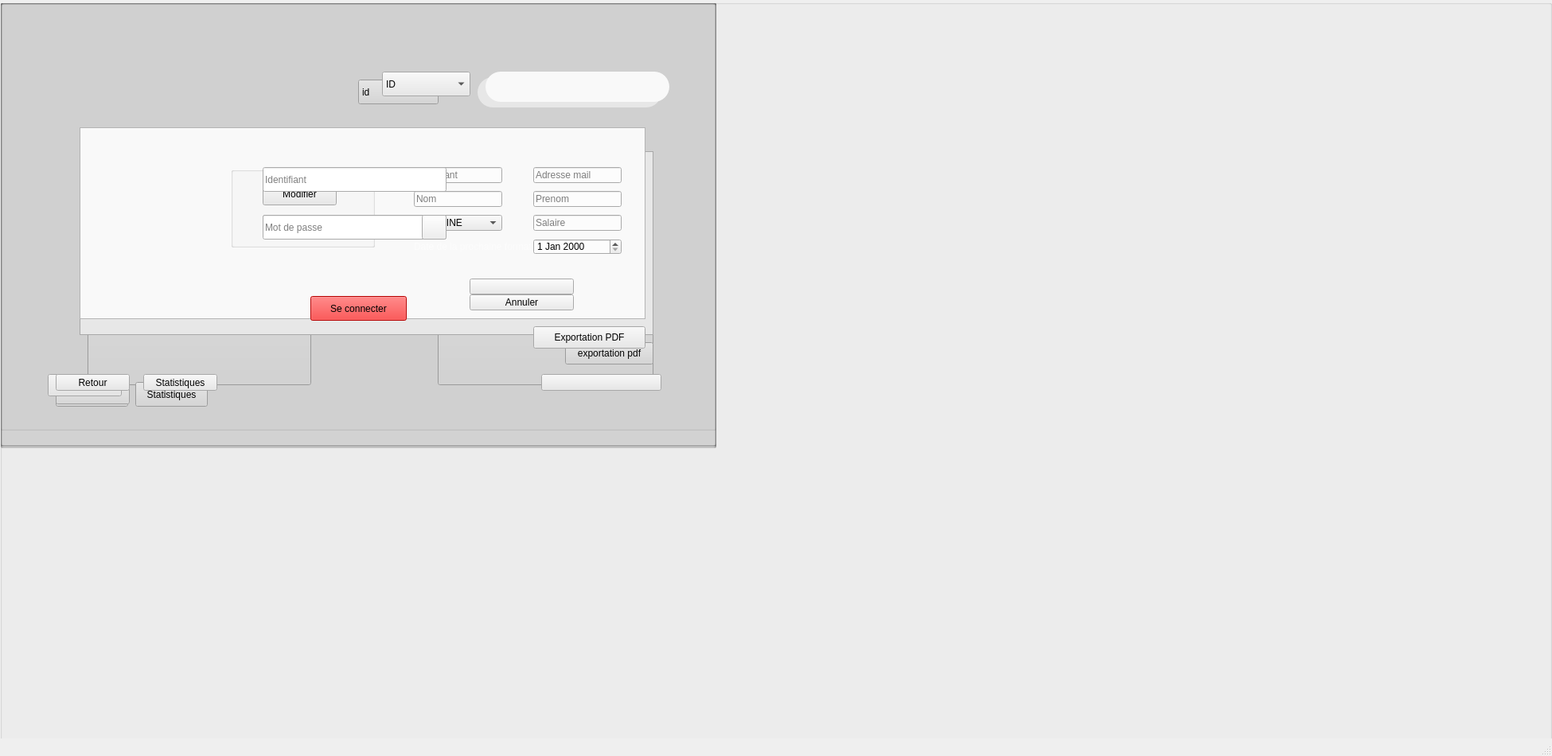
<?xml version="1.0" encoding="UTF-8"?>
<ui version="4.0">
 <class>MainWindow</class>
 <widget class="QMainWindow" name="MainWindow">
  <property name="geometry">
   <rect>
    <x>0</x>
    <y>0</y>
    <width>1950</width>
    <height>950</height>
   </rect>
  </property>
  <property name="windowTitle">
   <string>MainWindow</string>
  </property>
  <widget class="QWidget" name="centralwidget">
   <widget class="QGroupBox" name="login">
    <property name="geometry">
     <rect>
      <x>0</x>
      <y>0</y>
      <width>1950</width>
      <height>950</height>
     </rect>
    </property>
    <property name="title">
     <string/>
    </property>
    <widget class="QLineEdit" name="id_login">
     <property name="geometry">
      <rect>
       <x>330</x>
       <y>210</y>
       <width>231</width>
       <height>31</height>
      </rect>
     </property>
     <property name="styleSheet">
      <string notr="true"/>
     </property>
     <property name="inputMask">
      <string/>
     </property>
     <property name="text">
      <string/>
     </property>
     <property name="placeholderText">
      <string>Identifiant</string>
     </property>
    </widget>
    <widget class="QLineEdit" name="mdp_login">
     <property name="geometry">
      <rect>
       <x>330</x>
       <y>270</y>
       <width>231</width>
       <height>31</height>
      </rect>
     </property>
     <property name="placeholderText">
      <string>Mot de passe</string>
     </property>
    </widget>
    <widget class="QPushButton" name="connecter">
     <property name="geometry">
      <rect>
       <x>390</x>
       <y>372</y>
       <width>121</width>
       <height>31</height>
      </rect>
     </property>
     <property name="styleSheet">
      <string notr="true">background-color: rgb(255, 0, 0);</string>
     </property>
     <property name="text">
      <string>Se connecter</string>
     </property>
    </widget>
    <widget class="QLabel" name="backghround">
     <property name="geometry">
      <rect>
       <x>0</x>
       <y>0</y>
       <width>900</width>
       <height>563</height>
      </rect>
     </property>
     <property name="styleSheet">
      <string notr="true">background-image: url(:/new/prefix1/image/login.png);</string>
     </property>
     <property name="text">
      <string/>
     </property>
    </widget>
    <widget class="QPushButton" name="pushButton_6">
     <property name="geometry">
      <rect>
       <x>530</x>
       <y>270</y>
       <width>31</width>
       <height>31</height>
      </rect>
     </property>
     <property name="text">
      <string/>
     </property>
     <property name="icon">
      <iconset resource="image.qrc">
       <normaloff>:/new/prefix1/image/eye-password-hide-icon-512x512-iv45hct9.png</normaloff>:/new/prefix1/image/eye-password-hide-icon-512x512-iv45hct9.png</iconset>
     </property>
    </widget>
    <zorder>backghround</zorder>
    <zorder>id_login</zorder>
    <zorder>mdp_login</zorder>
    <zorder>connecter</zorder>
    <zorder>pushButton_6</zorder>
   </widget>
   <widget class="QGroupBox" name="choix">
    <property name="geometry">
     <rect>
      <x>0</x>
      <y>0</y>
      <width>900</width>
      <height>563</height>
     </rect>
    </property>
    <property name="styleSheet">
     <string notr="true"/>
    </property>
    <property name="title">
     <string/>
    </property>
    <widget class="QPushButton" name="employes_choix">
     <property name="geometry">
      <rect>
       <x>110</x>
       <y>200</y>
       <width>281</width>
       <height>284</height>
      </rect>
     </property>
     <property name="text">
      <string/>
     </property>
     <property name="icon">
      <iconset resource="image.qrc">
       <normaloff>:/new/prefix1/image/employee.png</normaloff>:/new/prefix1/image/employee.png</iconset>
     </property>
     <property name="iconSize">
      <size>
       <width>281</width>
       <height>284</height>
      </size>
     </property>
    </widget>
    <widget class="QPushButton" name="formateurs_choix">
     <property name="geometry">
      <rect>
       <x>550</x>
       <y>200</y>
       <width>271</width>
       <height>284</height>
      </rect>
     </property>
     <property name="text">
      <string/>
     </property>
     <property name="icon">
      <iconset resource="image.qrc">
       <normaloff>:/new/prefix1/image/formateur.png</normaloff>:/new/prefix1/image/formateur.png</iconset>
     </property>
     <property name="iconSize">
      <size>
       <width>281</width>
       <height>284</height>
      </size>
     </property>
    </widget>
    <widget class="QLabel" name="label_4">
     <property name="geometry">
      <rect>
       <x>0</x>
       <y>0</y>
       <width>1950</width>
       <height>950</height>
      </rect>
     </property>
     <property name="styleSheet">
      <string notr="true">background-image: url(:/new/prefix1/image/choix.png);</string>
     </property>
     <property name="text">
      <string/>
     </property>
    </widget>
    <zorder>label_4</zorder>
    <zorder>employes_choix</zorder>
    <zorder>formateurs_choix</zorder>
   </widget>
   <widget class="QGroupBox" name="employes">
    <property name="geometry">
     <rect>
      <x>0</x>
      <y>0</y>
      <width>900</width>
      <height>561</height>
     </rect>
    </property>
    <property name="title">
     <string/>
    </property>
    <widget class="QTableView" name="tableView">
     <property name="geometry">
      <rect>
       <x>100</x>
       <y>190</y>
       <width>721</width>
       <height>231</height>
      </rect>
     </property>
    </widget>
    <widget class="QLineEdit" name="recherche">
     <property name="geometry">
      <rect>
       <x>600</x>
       <y>97</y>
       <width>231</width>
       <height>38</height>
      </rect>
     </property>
     <property name="styleSheet">
      <string notr="true">background-image: url(:/new/prefix1/image/research.png);
border-radius:19px;</string>
     </property>
     <property name="text">
      <string/>
     </property>
    </widget>
    <widget class="QPushButton" name="pushButton_4">
     <property name="geometry">
      <rect>
       <x>610</x>
       <y>480</y>
       <width>231</width>
       <height>31</height>
      </rect>
     </property>
     <property name="styleSheet">
      <string notr="true">border-radius:30px;</string>
     </property>
     <property name="text">
      <string/>
     </property>
     <property name="icon">
      <iconset resource="image.qrc">
       <normaloff>:/new/prefix1/image/addemployee.png</normaloff>:/new/prefix1/image/addemployee.png</iconset>
     </property>
     <property name="iconSize">
      <size>
       <width>231</width>
       <height>31</height>
      </size>
     </property>
    </widget>
    <widget class="QLabel" name="label_2">
     <property name="geometry">
      <rect>
       <x>0</x>
       <y>0</y>
       <width>900</width>
       <height>563</height>
      </rect>
     </property>
     <property name="styleSheet">
      <string notr="true">background-image: url(:/new/prefix1/image/employe.png);</string>
     </property>
     <property name="text">
      <string/>
     </property>
    </widget>
    <widget class="QGroupBox" name="groupBox">
     <property name="geometry">
      <rect>
       <x>360</x>
       <y>250</y>
       <width>141</width>
       <height>101</height>
      </rect>
     </property>
     <property name="title">
      <string/>
     </property>
     <widget class="QLabel" name="label_6">
      <property name="geometry">
       <rect>
        <x>0</x>
        <y>0</y>
        <width>151</width>
        <height>101</height>
       </rect>
      </property>
      <property name="styleSheet">
       <string notr="true">background-image: url(:/new/prefix1/image/background.png);</string>
      </property>
      <property name="text">
       <string/>
      </property>
     </widget>
     <widget class="QPushButton" name="modifier_2">
      <property name="geometry">
       <rect>
        <x>30</x>
        <y>20</y>
        <width>75</width>
        <height>23</height>
       </rect>
      </property>
      <property name="text">
       <string>Modifier</string>
      </property>
     </widget>
     <widget class="QPushButton" name="supprimer_2">
      <property name="geometry">
       <rect>
        <x>30</x>
        <y>50</y>
        <width>75</width>
        <height>23</height>
       </rect>
      </property>
      <property name="text">
       <string>Supprimer</string>
      </property>
     </widget>
    </widget>
    <widget class="QComboBox" name="critere">
     <property name="geometry">
      <rect>
       <x>450</x>
       <y>100</y>
       <width>101</width>
       <height>31</height>
      </rect>
     </property>
     <item>
      <property name="text">
       <string>id</string>
      </property>
     </item>
     <item>
      <property name="text">
       <string>nom</string>
      </property>
     </item>
     <item>
      <property name="text">
       <string>prenom</string>
      </property>
     </item>
    </widget>
    <widget class="QPushButton" name="annuler_2">
     <property name="geometry">
      <rect>
       <x>70</x>
       <y>480</y>
       <width>91</width>
       <height>31</height>
      </rect>
     </property>
     <property name="text">
      <string>Retour</string>
     </property>
    </widget>
    <widget class="QPushButton" name="statistique_empl">
     <property name="geometry">
      <rect>
       <x>170</x>
       <y>480</y>
       <width>91</width>
       <height>31</height>
      </rect>
     </property>
     <property name="text">
      <string>Statistiques</string>
     </property>
    </widget>
    <widget class="QPushButton" name="pdf_empl">
     <property name="geometry">
      <rect>
       <x>710</x>
       <y>430</y>
       <width>111</width>
       <height>28</height>
      </rect>
     </property>
     <property name="text">
      <string>exportation pdf</string>
     </property>
    </widget>
    <zorder>label_2</zorder>
    <zorder>tableView</zorder>
    <zorder>recherche</zorder>
    <zorder>pushButton_4</zorder>
    <zorder>critere</zorder>
    <zorder>annuler_2</zorder>
    <zorder>statistique_empl</zorder>
    <zorder>groupBox</zorder>
    <zorder>pdf_empl</zorder>
   </widget>
   <widget class="QGroupBox" name="ajouteremploye">
    <property name="geometry">
     <rect>
      <x>0</x>
      <y>0</y>
      <width>900</width>
      <height>563</height>
     </rect>
    </property>
    <property name="title">
     <string/>
    </property>
    <widget class="QLineEdit" name="nom">
     <property name="geometry">
      <rect>
       <x>480</x>
       <y>250</y>
       <width>131</width>
       <height>21</height>
      </rect>
     </property>
     <property name="inputMask">
      <string/>
     </property>
     <property name="text">
      <string/>
     </property>
     <property name="placeholderText">
      <string>Nom</string>
     </property>
    </widget>
    <widget class="QLineEdit" name="prenom">
     <property name="geometry">
      <rect>
       <x>650</x>
       <y>250</y>
       <width>131</width>
       <height>21</height>
      </rect>
     </property>
     <property name="inputMask">
      <string/>
     </property>
     <property name="text">
      <string/>
     </property>
     <property name="placeholderText">
      <string>Prenom</string>
     </property>
    </widget>
    <widget class="QLineEdit" name="salaire">
     <property name="geometry">
      <rect>
       <x>650</x>
       <y>280</y>
       <width>131</width>
       <height>21</height>
      </rect>
     </property>
     <property name="inputMask">
      <string/>
     </property>
     <property name="text">
      <string/>
     </property>
     <property name="placeholderText">
      <string>Salaire</string>
     </property>
    </widget>
    <widget class="QLineEdit" name="identifiant">
     <property name="geometry">
      <rect>
       <x>480</x>
       <y>220</y>
       <width>131</width>
       <height>21</height>
      </rect>
     </property>
     <property name="inputMask">
      <string/>
     </property>
     <property name="text">
      <string/>
     </property>
     <property name="placeholderText">
      <string>Identifiant</string>
     </property>
    </widget>
    <widget class="QLineEdit" name="motdepasse">
     <property name="geometry">
      <rect>
       <x>650</x>
       <y>220</y>
       <width>131</width>
       <height>21</height>
      </rect>
     </property>
     <property name="inputMask">
      <string/>
     </property>
     <property name="text">
      <string/>
     </property>
     <property name="placeholderText">
      <string>Mot de Passe</string>
     </property>
    </widget>
    <widget class="QPushButton" name="addemployee">
     <property name="geometry">
      <rect>
       <x>550</x>
       <y>340</y>
       <width>161</width>
       <height>21</height>
      </rect>
     </property>
     <property name="styleSheet">
      <string notr="true">border-radius:19px;</string>
     </property>
     <property name="text">
      <string/>
     </property>
     <property name="icon">
      <iconset resource="image.qrc">
       <normaloff>:/new/prefix1/image/addemployee.png</normaloff>:/new/prefix1/image/addemployee.png</iconset>
     </property>
     <property name="iconSize">
      <size>
       <width>191</width>
       <height>21</height>
      </size>
     </property>
    </widget>
    <widget class="QLabel" name="label">
     <property name="geometry">
      <rect>
       <x>0</x>
       <y>0</y>
       <width>900</width>
       <height>563</height>
      </rect>
     </property>
     <property name="styleSheet">
      <string notr="true">background-image: url(:/new/prefix1/image/ajoutemploye.png);</string>
     </property>
     <property name="text">
      <string/>
     </property>
    </widget>
    <widget class="QComboBox" name="comboBox">
     <property name="geometry">
      <rect>
       <x>480</x>
       <y>280</y>
       <width>131</width>
       <height>21</height>
      </rect>
     </property>
     <item>
      <property name="text">
       <string/>
      </property>
     </item>
     <item>
      <property name="text">
       <string>agent</string>
      </property>
     </item>
     <item>
      <property name="text">
       <string>admin</string>
      </property>
     </item>
     <item>
      <property name="text">
       <string>RH</string>
      </property>
     </item>
    </widget>
    <widget class="QPushButton" name="annuler_3">
     <property name="geometry">
      <rect>
       <x>550</x>
       <y>370</y>
       <width>161</width>
       <height>21</height>
      </rect>
     </property>
     <property name="text">
      <string>Annuler</string>
     </property>
    </widget>
    <zorder>label</zorder>
    <zorder>nom</zorder>
    <zorder>prenom</zorder>
    <zorder>salaire</zorder>
    <zorder>identifiant</zorder>
    <zorder>motdepasse</zorder>
    <zorder>addemployee</zorder>
    <zorder>comboBox</zorder>
    <zorder>annuler_3</zorder>
   </widget>
   <widget class="QGroupBox" name="modifieremploye">
    <property name="geometry">
     <rect>
      <x>2000</x>
      <y>0</y>
      <width>900</width>
      <height>563</height>
     </rect>
    </property>
    <property name="title">
     <string/>
    </property>
    <widget class="QLabel" name="label_3">
     <property name="geometry">
      <rect>
       <x>0</x>
       <y>0</y>
       <width>900</width>
       <height>563</height>
      </rect>
     </property>
     <property name="styleSheet">
      <string notr="true">background-image: url(:/new/prefix1/image/updateemploye.png);</string>
     </property>
     <property name="text">
      <string/>
     </property>
    </widget>
    <widget class="QLineEdit" name="prenom_2">
     <property name="geometry">
      <rect>
       <x>630</x>
       <y>260</y>
       <width>131</width>
       <height>21</height>
      </rect>
     </property>
     <property name="inputMask">
      <string/>
     </property>
     <property name="text">
      <string/>
     </property>
     <property name="placeholderText">
      <string>Prenom</string>
     </property>
    </widget>
    <widget class="QLineEdit" name="nom_2">
     <property name="geometry">
      <rect>
       <x>460</x>
       <y>260</y>
       <width>131</width>
       <height>21</height>
      </rect>
     </property>
     <property name="inputMask">
      <string/>
     </property>
     <property name="text">
      <string/>
     </property>
     <property name="placeholderText">
      <string>Nom</string>
     </property>
    </widget>
    <widget class="QLineEdit" name="identifiant_2">
     <property name="geometry">
      <rect>
       <x>460</x>
       <y>230</y>
       <width>131</width>
       <height>21</height>
      </rect>
     </property>
     <property name="inputMask">
      <string/>
     </property>
     <property name="text">
      <string/>
     </property>
     <property name="readOnly">
      <bool>true</bool>
     </property>
     <property name="placeholderText">
      <string>Identifiant</string>
     </property>
    </widget>
    <widget class="QLineEdit" name="salaire_2">
     <property name="geometry">
      <rect>
       <x>630</x>
       <y>290</y>
       <width>131</width>
       <height>21</height>
      </rect>
     </property>
     <property name="inputMask">
      <string/>
     </property>
     <property name="text">
      <string/>
     </property>
     <property name="placeholderText">
      <string>Salaire</string>
     </property>
    </widget>
    <widget class="QLineEdit" name="motdepasse_2">
     <property name="geometry">
      <rect>
       <x>630</x>
       <y>230</y>
       <width>131</width>
       <height>21</height>
      </rect>
     </property>
     <property name="inputMask">
      <string/>
     </property>
     <property name="text">
      <string/>
     </property>
     <property name="placeholderText">
      <string>Mot de Passe</string>
     </property>
    </widget>
    <widget class="QPushButton" name="modifier">
     <property name="geometry">
      <rect>
       <x>560</x>
       <y>340</y>
       <width>101</width>
       <height>23</height>
      </rect>
     </property>
     <property name="text">
      <string>Modifier</string>
     </property>
    </widget>
    <widget class="QComboBox" name="role2">
     <property name="geometry">
      <rect>
       <x>460</x>
       <y>290</y>
       <width>131</width>
       <height>22</height>
      </rect>
     </property>
     <item>
      <property name="text">
       <string/>
      </property>
     </item>
     <item>
      <property name="text">
       <string>agent</string>
      </property>
     </item>
     <item>
      <property name="text">
       <string>admin</string>
      </property>
     </item>
     <item>
      <property name="text">
       <string>RH</string>
      </property>
     </item>
    </widget>
    <widget class="QPushButton" name="annuler">
     <property name="geometry">
      <rect>
       <x>560</x>
       <y>370</y>
       <width>101</width>
       <height>23</height>
      </rect>
     </property>
     <property name="text">
      <string>Annuler</string>
     </property>
    </widget>
   </widget>
   <widget class="QGroupBox" name="supprimer">
    <property name="geometry">
     <rect>
      <x>0</x>
      <y>0</y>
      <width>900</width>
      <height>563</height>
     </rect>
    </property>
    <property name="title">
     <string/>
    </property>
    <widget class="QLabel" name="label_5">
     <property name="geometry">
      <rect>
       <x>0</x>
       <y>0</y>
       <width>900</width>
       <height>563</height>
      </rect>
     </property>
     <property name="styleSheet">
      <string notr="true">background-image: url(:/new/prefix1/image/deleteemploye .png);</string>
     </property>
     <property name="text">
      <string/>
     </property>
    </widget>
    <widget class="QPushButton" name="yes">
     <property name="geometry">
      <rect>
       <x>270</x>
       <y>280</y>
       <width>111</width>
       <height>51</height>
      </rect>
     </property>
     <property name="styleSheet">
      <string notr="true">font: 75 14pt &quot;MS Shell Dlg 2&quot;;</string>
     </property>
     <property name="text">
      <string>YES</string>
     </property>
    </widget>
    <widget class="QPushButton" name="no">
     <property name="geometry">
      <rect>
       <x>510</x>
       <y>280</y>
       <width>111</width>
       <height>51</height>
      </rect>
     </property>
     <property name="styleSheet">
      <string notr="true">font: 75 14pt &quot;MS Shell Dlg 2&quot;;
</string>
     </property>
     <property name="text">
      <string>NO</string>
     </property>
    </widget>
   </widget>
   <widget class="QGroupBox" name="statEmpl">
    <property name="geometry">
     <rect>
      <x>0</x>
      <y>0</y>
      <width>900</width>
      <height>561</height>
     </rect>
    </property>
    <property name="title">
     <string/>
    </property>
    <widget class="QLabel" name="label_7">
     <property name="geometry">
      <rect>
       <x>0</x>
       <y>0</y>
       <width>900</width>
       <height>561</height>
      </rect>
     </property>
     <property name="styleSheet">
      <string notr="true">background-image: url(:/new/prefix1/image/employe.png);</string>
     </property>
     <property name="text">
      <string/>
     </property>
    </widget>
    <widget class="QLabel" name="label_8">
     <property name="geometry">
      <rect>
       <x>240</x>
       <y>170</y>
       <width>381</width>
       <height>271</height>
      </rect>
     </property>
     <property name="text">
      <string/>
     </property>
    </widget>
    <widget class="QPushButton" name="retour_2">
     <property name="geometry">
      <rect>
       <x>70</x>
       <y>480</y>
       <width>93</width>
       <height>28</height>
      </rect>
     </property>
     <property name="text">
      <string>Retour</string>
     </property>
    </widget>
   </widget>
   <widget class="QGroupBox" name="formateurs">
    <property name="geometry">
     <rect>
      <x>0</x>
      <y>0</y>
      <width>900</width>
      <height>561</height>
     </rect>
    </property>
    <property name="title">
     <string/>
    </property>
    <widget class="QTableView" name="tableView_2">
     <property name="geometry">
      <rect>
       <x>100</x>
       <y>160</y>
       <width>711</width>
       <height>241</height>
      </rect>
     </property>
    </widget>
    <widget class="QLineEdit" name="recherche_2">
     <property name="geometry">
      <rect>
       <x>610</x>
       <y>90</y>
       <width>231</width>
       <height>38</height>
      </rect>
     </property>
     <property name="styleSheet">
      <string notr="true">background-image: url(:/new/prefix1/image/research.png);
border-radius:19px;</string>
     </property>
    </widget>
    <widget class="QPushButton" name="ajouterformateur">
     <property name="geometry">
      <rect>
       <x>680</x>
       <y>470</y>
       <width>151</width>
       <height>21</height>
      </rect>
     </property>
     <property name="text">
      <string/>
     </property>
     <property name="icon">
      <iconset resource="image.qrc">
       <normaloff>:/new/prefix1/image/5.png</normaloff>:/new/prefix1/image/5.png</iconset>
     </property>
     <property name="iconSize">
      <size>
       <width>150</width>
       <height>30</height>
      </size>
     </property>
    </widget>
    <widget class="QPushButton" name="statform">
     <property name="geometry">
      <rect>
       <x>180</x>
       <y>470</y>
       <width>93</width>
       <height>21</height>
      </rect>
     </property>
     <property name="text">
      <string>Statistiques</string>
     </property>
    </widget>
    <widget class="QPushButton" name="retour">
     <property name="geometry">
      <rect>
       <x>70</x>
       <y>470</y>
       <width>93</width>
       <height>21</height>
      </rect>
     </property>
     <property name="text">
      <string>Retour</string>
     </property>
    </widget>
    <widget class="QPushButton" name="esportationpdf">
     <property name="geometry">
      <rect>
       <x>670</x>
       <y>410</y>
       <width>141</width>
       <height>28</height>
      </rect>
     </property>
     <property name="text">
      <string>Exportation PDF</string>
     </property>
    </widget>
    <widget class="QGroupBox" name="groupBox_3">
     <property name="geometry">
      <rect>
       <x>290</x>
       <y>210</y>
       <width>181</width>
       <height>101</height>
      </rect>
     </property>
     <property name="title">
      <string/>
     </property>
     <widget class="QPushButton" name="modfier">
      <property name="geometry">
       <rect>
        <x>40</x>
        <y>20</y>
        <width>93</width>
        <height>28</height>
       </rect>
      </property>
      <property name="text">
       <string>Modifier</string>
      </property>
     </widget>
     <widget class="QPushButton" name="supprimer_3">
      <property name="geometry">
       <rect>
        <x>40</x>
        <y>60</y>
        <width>93</width>
        <height>28</height>
       </rect>
      </property>
      <property name="text">
       <string>Supprimer</string>
      </property>
     </widget>
     <widget class="QLabel" name="label_16">
      <property name="geometry">
       <rect>
        <x>0</x>
        <y>0</y>
        <width>181</width>
        <height>101</height>
       </rect>
      </property>
      <property name="styleSheet">
       <string notr="true">background-image: url(:/new/prefix1/image/background.png);</string>
      </property>
      <property name="text">
       <string/>
      </property>
     </widget>
     <zorder>label_16</zorder>
     <zorder>supprimer_3</zorder>
     <zorder>modfier</zorder>
    </widget>
    <widget class="QComboBox" name="comboBox_2">
     <property name="geometry">
      <rect>
       <x>480</x>
       <y>90</y>
       <width>111</width>
       <height>31</height>
      </rect>
     </property>
     <item>
      <property name="text">
       <string>ID</string>
      </property>
     </item>
     <item>
      <property name="text">
       <string>NOM</string>
      </property>
     </item>
     <item>
      <property name="text">
       <string>DOMAINE</string>
      </property>
     </item>
    </widget>
    <widget class="QLabel" name="label_15">
     <property name="geometry">
      <rect>
       <x>0</x>
       <y>0</y>
       <width>900</width>
       <height>561</height>
      </rect>
     </property>
     <property name="styleSheet">
      <string notr="true">background-image: url(:/new/prefix1/image/3.png);</string>
     </property>
     <property name="text">
      <string/>
     </property>
    </widget>
    <zorder>label_15</zorder>
    <zorder>tableView_2</zorder>
    <zorder>recherche_2</zorder>
    <zorder>ajouterformateur</zorder>
    <zorder>statform</zorder>
    <zorder>retour</zorder>
    <zorder>esportationpdf</zorder>
    <zorder>comboBox_2</zorder>
    <zorder>groupBox_3</zorder>
   </widget>
   <widget class="QGroupBox" name="AjouterFormateur">
    <property name="geometry">
     <rect>
      <x>0</x>
      <y>0</y>
      <width>900</width>
      <height>541</height>
     </rect>
    </property>
    <property name="title">
     <string/>
    </property>
    <widget class="QLineEdit" name="idForm">
     <property name="geometry">
      <rect>
       <x>520</x>
       <y>210</y>
       <width>111</width>
       <height>20</height>
      </rect>
     </property>
     <property name="placeholderText">
      <string>Identifiant</string>
     </property>
    </widget>
    <widget class="QLineEdit" name="PrenomForm">
     <property name="geometry">
      <rect>
       <x>670</x>
       <y>240</y>
       <width>111</width>
       <height>20</height>
      </rect>
     </property>
     <property name="placeholderText">
      <string>Prenom</string>
     </property>
    </widget>
    <widget class="QLineEdit" name="MailForm">
     <property name="geometry">
      <rect>
       <x>670</x>
       <y>210</y>
       <width>111</width>
       <height>20</height>
      </rect>
     </property>
     <property name="placeholderText">
      <string>Adresse mail</string>
     </property>
    </widget>
    <widget class="QLineEdit" name="nomForm">
     <property name="geometry">
      <rect>
       <x>520</x>
       <y>240</y>
       <width>111</width>
       <height>20</height>
      </rect>
     </property>
     <property name="placeholderText">
      <string>Nom</string>
     </property>
    </widget>
    <widget class="QLineEdit" name="SalairForm">
     <property name="geometry">
      <rect>
       <x>670</x>
       <y>270</y>
       <width>111</width>
       <height>20</height>
      </rect>
     </property>
     <property name="placeholderText">
      <string>Salaire</string>
     </property>
    </widget>
    <widget class="QDateEdit" name="dateEdit">
     <property name="geometry">
      <rect>
       <x>670</x>
       <y>300</y>
       <width>111</width>
       <height>20</height>
      </rect>
     </property>
    </widget>
    <widget class="QLabel" name="label_9">
     <property name="geometry">
      <rect>
       <x>520</x>
       <y>300</y>
       <width>151</width>
       <height>20</height>
      </rect>
     </property>
     <property name="styleSheet">
      <string notr="true">font: 75 7pt &quot;MS Shell Dlg 2&quot;;
color: white;
</string>
     </property>
     <property name="text">
      <string>Date de la prochaine formation</string>
     </property>
    </widget>
    <widget class="QPushButton" name="annuler_5">
     <property name="geometry">
      <rect>
       <x>590</x>
       <y>370</y>
       <width>131</width>
       <height>20</height>
      </rect>
     </property>
     <property name="text">
      <string>Annuler</string>
     </property>
    </widget>
    <widget class="QComboBox" name="Domaine">
     <property name="geometry">
      <rect>
       <x>520</x>
       <y>270</y>
       <width>111</width>
       <height>20</height>
      </rect>
     </property>
     <item>
      <property name="text">
       <string>DOMAINE</string>
      </property>
     </item>
     <item>
      <property name="text">
       <string>Marketing</string>
      </property>
     </item>
     <item>
      <property name="text">
       <string>Informatique</string>
      </property>
     </item>
     <item>
      <property name="text">
       <string>Soft skills</string>
      </property>
     </item>
    </widget>
    <widget class="QLabel" name="label_12">
     <property name="geometry">
      <rect>
       <x>0</x>
       <y>0</y>
       <width>900</width>
       <height>561</height>
      </rect>
     </property>
     <property name="styleSheet">
      <string notr="true">background-image: url(:/new/prefix1/image/2.png);</string>
     </property>
     <property name="text">
      <string/>
     </property>
    </widget>
    <widget class="QPushButton" name="ajouterform">
     <property name="geometry">
      <rect>
       <x>590</x>
       <y>350</y>
       <width>131</width>
       <height>20</height>
      </rect>
     </property>
     <property name="text">
      <string/>
     </property>
     <property name="icon">
      <iconset resource="image.qrc">
       <normaloff>:/new/prefix1/image/5.png</normaloff>:/new/prefix1/image/5.png</iconset>
     </property>
     <property name="iconSize">
      <size>
       <width>133</width>
       <height>21</height>
      </size>
     </property>
    </widget>
    <zorder>label_12</zorder>
    <zorder>idForm</zorder>
    <zorder>PrenomForm</zorder>
    <zorder>MailForm</zorder>
    <zorder>nomForm</zorder>
    <zorder>SalairForm</zorder>
    <zorder>dateEdit</zorder>
    <zorder>label_9</zorder>
    <zorder>annuler_5</zorder>
    <zorder>Domaine</zorder>
    <zorder>ajouterform</zorder>
   </widget>
   <widget class="QGroupBox" name="ModfierForm">
    <property name="geometry">
     <rect>
      <x>0</x>
      <y>0</y>
      <width>900</width>
      <height>561</height>
     </rect>
    </property>
    <property name="title">
     <string/>
    </property>
    <widget class="QLineEdit" name="idForm_2">
     <property name="geometry">
      <rect>
       <x>500</x>
       <y>220</y>
       <width>101</width>
       <height>20</height>
      </rect>
     </property>
     <property name="readOnly">
      <bool>true</bool>
     </property>
     <property name="placeholderText">
      <string>Identifiant</string>
     </property>
    </widget>
    <widget class="QLineEdit" name="MailForm_2">
     <property name="geometry">
      <rect>
       <x>630</x>
       <y>220</y>
       <width>101</width>
       <height>20</height>
      </rect>
     </property>
     <property name="placeholderText">
      <string>Adresse mail</string>
     </property>
    </widget>
    <widget class="QLineEdit" name="SalairForm_2">
     <property name="geometry">
      <rect>
       <x>630</x>
       <y>280</y>
       <width>101</width>
       <height>20</height>
      </rect>
     </property>
     <property name="placeholderText">
      <string>Salaire</string>
     </property>
    </widget>
    <widget class="QLabel" name="label_10">
     <property name="geometry">
      <rect>
       <x>460</x>
       <y>310</y>
       <width>181</width>
       <height>21</height>
      </rect>
     </property>
     <property name="styleSheet">
      <string notr="true">font: 75 7pt &quot;MS Shell Dlg 2&quot;;
color: white;
</string>
     </property>
     <property name="text">
      <string>Date de la prochaine formation</string>
     </property>
    </widget>
    <widget class="QDateEdit" name="dateEdit_2">
     <property name="geometry">
      <rect>
       <x>630</x>
       <y>310</y>
       <width>101</width>
       <height>20</height>
      </rect>
     </property>
    </widget>
    <widget class="QLineEdit" name="nomForm_2">
     <property name="geometry">
      <rect>
       <x>500</x>
       <y>250</y>
       <width>101</width>
       <height>20</height>
      </rect>
     </property>
     <property name="placeholderText">
      <string>Nom</string>
     </property>
    </widget>
    <widget class="QLineEdit" name="PrenomForm_2">
     <property name="geometry">
      <rect>
       <x>630</x>
       <y>250</y>
       <width>101</width>
       <height>20</height>
      </rect>
     </property>
     <property name="placeholderText">
      <string>Prenom</string>
     </property>
    </widget>
    <widget class="QPushButton" name="annuler_4">
     <property name="geometry">
      <rect>
       <x>560</x>
       <y>380</y>
       <width>130</width>
       <height>20</height>
      </rect>
     </property>
     <property name="text">
      <string>Annuler</string>
     </property>
    </widget>
    <widget class="QComboBox" name="Domaine_2">
     <property name="geometry">
      <rect>
       <x>500</x>
       <y>280</y>
       <width>101</width>
       <height>20</height>
      </rect>
     </property>
     <item>
      <property name="text">
       <string>Marketing</string>
      </property>
     </item>
     <item>
      <property name="text">
       <string>Informatique</string>
      </property>
     </item>
     <item>
      <property name="text">
       <string>Soft skills</string>
      </property>
     </item>
    </widget>
    <widget class="QLabel" name="label_13">
     <property name="geometry">
      <rect>
       <x>0</x>
       <y>0</y>
       <width>900</width>
       <height>561</height>
      </rect>
     </property>
     <property name="styleSheet">
      <string notr="true">background-image: url(:/new/prefix1/image/1.png);</string>
     </property>
     <property name="text">
      <string/>
     </property>
    </widget>
    <widget class="QPushButton" name="pushButton_3">
     <property name="geometry">
      <rect>
       <x>560</x>
       <y>360</y>
       <width>130</width>
       <height>20</height>
      </rect>
     </property>
     <property name="text">
      <string>Modifier</string>
     </property>
    </widget>
    <zorder>label_13</zorder>
    <zorder>idForm_2</zorder>
    <zorder>MailForm_2</zorder>
    <zorder>SalairForm_2</zorder>
    <zorder>label_10</zorder>
    <zorder>dateEdit_2</zorder>
    <zorder>nomForm_2</zorder>
    <zorder>PrenomForm_2</zorder>
    <zorder>annuler_4</zorder>
    <zorder>Domaine_2</zorder>
    <zorder>pushButton_3</zorder>
   </widget>
   <widget class="QGroupBox" name="SupprimerForm">
    <property name="geometry">
     <rect>
      <x>0</x>
      <y>0</y>
      <width>900</width>
      <height>561</height>
     </rect>
    </property>
    <property name="title">
     <string/>
    </property>
    <widget class="QPushButton" name="pushButton">
     <property name="geometry">
      <rect>
       <x>340</x>
       <y>270</y>
       <width>71</width>
       <height>41</height>
      </rect>
     </property>
     <property name="styleSheet">
      <string notr="true">font: 75 10pt &quot;MS Shell Dlg 2&quot;;</string>
     </property>
     <property name="text">
      <string>YES</string>
     </property>
    </widget>
    <widget class="QPushButton" name="pushButton_2">
     <property name="geometry">
      <rect>
       <x>470</x>
       <y>270</y>
       <width>71</width>
       <height>41</height>
      </rect>
     </property>
     <property name="styleSheet">
      <string notr="true">font: 75 10pt &quot;MS Shell Dlg 2&quot;;</string>
     </property>
     <property name="text">
      <string>NO</string>
     </property>
    </widget>
    <widget class="QLabel" name="label_14">
     <property name="geometry">
      <rect>
       <x>0</x>
       <y>0</y>
       <width>900</width>
       <height>561</height>
      </rect>
     </property>
     <property name="styleSheet">
      <string notr="true">background-image: url(:/new/prefix1/image/4.png);</string>
     </property>
     <property name="text">
      <string/>
     </property>
    </widget>
    <zorder>label_14</zorder>
    <zorder>pushButton</zorder>
    <zorder>pushButton_2</zorder>
   </widget>
   <widget class="QGroupBox" name="statform_2">
    <property name="geometry">
     <rect>
      <x>0</x>
      <y>0</y>
      <width>900</width>
      <height>561</height>
     </rect>
    </property>
    <property name="title">
     <string/>
    </property>
    <widget class="QLabel" name="label_11">
     <property name="geometry">
      <rect>
       <x>180</x>
       <y>180</y>
       <width>521</width>
       <height>231</height>
      </rect>
     </property>
     <property name="text">
      <string/>
     </property>
    </widget>
    <widget class="QPushButton" name="retour_3">
     <property name="geometry">
      <rect>
       <x>60</x>
       <y>470</y>
       <width>93</width>
       <height>28</height>
      </rect>
     </property>
     <property name="text">
      <string>Retour</string>
     </property>
    </widget>
    <widget class="QLabel" name="label_17">
     <property name="geometry">
      <rect>
       <x>0</x>
       <y>0</y>
       <width>900</width>
       <height>561</height>
      </rect>
     </property>
     <property name="styleSheet">
      <string notr="true">background-image: url(:/new/prefix1/image/3.png);</string>
     </property>
     <property name="text">
      <string/>
     </property>
    </widget>
    <zorder>label_17</zorder>
    <zorder>label_11</zorder>
    <zorder>retour_3</zorder>
   </widget>
   <zorder>ajouteremploye</zorder>
   <zorder>choix</zorder>
   <zorder>modifieremploye</zorder>
   <zorder>employes</zorder>
   <zorder>statEmpl</zorder>
   <zorder>supprimer</zorder>
   <zorder>SupprimerForm</zorder>
   <zorder>ModfierForm</zorder>
   <zorder>statform_2</zorder>
   <zorder>formateurs</zorder>
   <zorder>AjouterFormateur</zorder>
   <zorder>login</zorder>
  </widget>
  <widget class="QMenuBar" name="menubar">
   <property name="geometry">
    <rect>
     <x>0</x>
     <y>0</y>
     <width>1950</width>
     <height>26</height>
    </rect>
   </property>
  </widget>
  <widget class="QStatusBar" name="statusbar"/>
 </widget>
 <resources>
  <include location="image.qrc"/>
 </resources>
 <connections/>
</ui>
